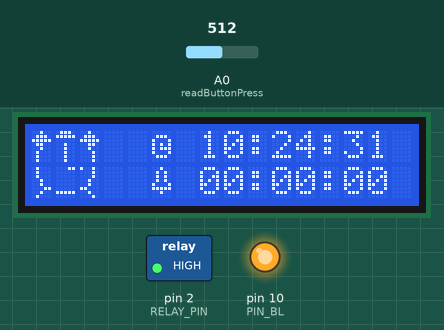
This sketch was run on a simulated Arduino Uno, built with avr-gcc and run on an emulated ATmega328P. On the bench: 16×2 character LCD, switched loads named in the sketch (green lamp = pin HIGH), output pins drawn as LEDs (lit = HIGH). The test bench sets the inputs (shaded band); at power-on: A0 (readButtonPress) = 512. The local clock reads 2024-03-15 10:24:30 at power-on unless the sketch sets it; EEPROM starts erased.

Above: at 1.2 s.
1.3 s: A0 (readButtonPress) set to 589
3.5 s: A0 (readButtonPress) set to 617
At 3.9 s:
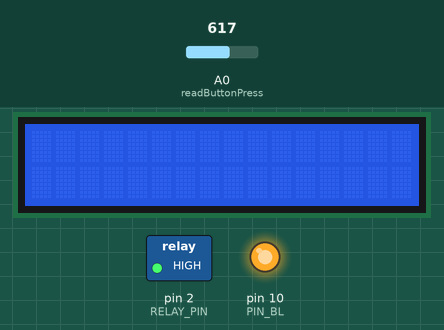
6.1 s: A0 (readButtonPress) set to 590
At 6.7 s:
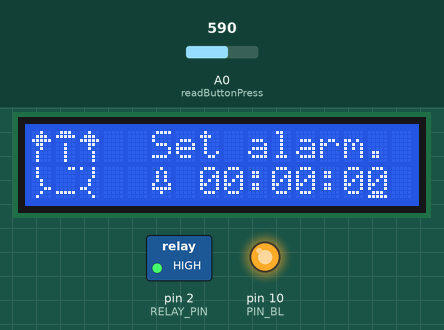
8.3 s: A0 (readButtonPress) set to 610
At 8.8 s:
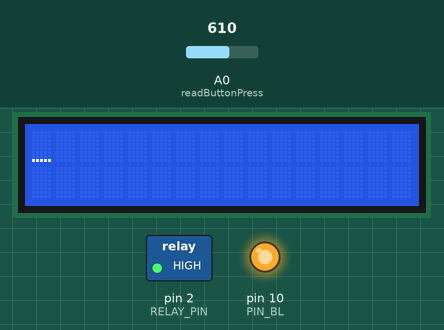
Timing chart, 0 to 11.3 s (numbered marks = the images above; inputs shaded):
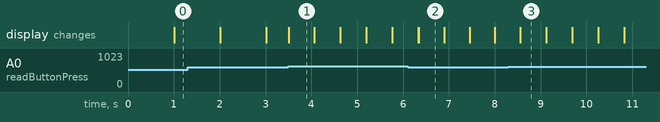

The sketch:

characters.ino
```cpp
byte CLOCK[] = {
  B00000,
  B01110,
  B10001,
  B10101,
  B10111,
  B10001,
  B01110,
  B00000
};

byte BELL[] = {
  B00100,
  B01010,
  B01010,
  B01010,
  B10001,
  B11111,
  B00100,
  B00000
};

byte CLOCK_TOP_LEFT[] = {
  B00100,
  B01110,
  B11111,
  B01100,
  B00100,
  B01000,
  B01000,
  B01000
};

byte CLOCK_TOP_MIDDLE[] = {
  B01110,
  B11111,
  B00000,
  B00100,
  B00100,
  B00100,
  B00100,
  B00100
};

byte CLOCK_TOP_RIGHT[] = {
  B00100,
  B01110,
  B11111,
  B00110,
  B00100,
  B00010,
  B00010,
  B00010
};

byte CLOCK_BOTTOM_LEFT[] = {
  B01000,
  B01000,
  B01000,
  B00100,
  B00100,
  B00011,
  B00100,
  B01000
};

byte CLOCK_BOTTOM_MIDDLE[] = {
  B00011,
  B00000,
  B00000,
  B00000,
  B00000,
  B00000,
  B11111,
  B00000
};

byte CLOCK_BOTTOM_RIGHT[] = {
  B10010,
  B00010,
  B00010,
  B00100,
  B00100,
  B11000,
  B00100,
  B00010
};
```

main.ino
```cpp
#include <DS3231.h>
#include <EEPROM.h>
#include <LiquidCrystal.h>

const int PIN_RS = 8;
const int PIN_EN = 9;

const int PIN_D4 = 4;
const int PIN_D5 = 5;
const int PIN_D6 = 6;
const int PIN_D7 = 7;

const int PIN_BL = 10;  // Backlight pin.

const int RELAY_PIN = 2;

LiquidCrystal lcd(PIN_RS,  PIN_EN,  PIN_D4,  PIN_D5,  PIN_D6,  PIN_D7);

DS3231  rtc(A4, A5);

// Each value (hour, minute and second) are represented by their two digits for easier input.
int alarmTime[6];
int alarmTimeMax[] = {2, 9, 5, 9, 5, 9};  // Max value the digit can reach before wrapping.
int currentDigit = 0;  // Digit the user is currently setting in the menu.

bool alarmHasActivated = false;

// Tracks current menu. 0 is the main menu, 1 is the alarm setting menu.
int menuState = 0;

// Delay in milliseconds after a button press is detected to avoid multiple press detections.
const int RELEASE_TIME = 550;

const unsigned long COOLDOWN = 10 * 1000;  // Time in milliseconds until the LCD shuts off.
unsigned long lastActionMillis = 0;   // Last millis at which the user performed an action.


// Draws the 6 character clock icon at a specified (x, y) position.
void drawClock(int x=0, int y=0) {
    for (int j = 0; j < 2; j++) {
        for (int i = 0; i < 3; i++) {
            lcd.setCursor(x+i, y+j);
            lcd.write(i + (j == 1 ? 3:0));  //If drawing bottom row start at 3, if not, start at 0.
        }
    }
}

// Draws the 1 character clock icon and the current time from the RTC module.
void drawTime(int x=5, int y=0) {
    lcd.setCursor(x, y);
    lcd.write(6);

    lcd.setCursor(x+2, y);
    lcd.print(rtc.getTimeStr());
}

// Draws the 1 character bell icon and the time the alarm is currently set to.
void drawSetAlarm(int x=5, int y=1) {
    lcd.setCursor(x, y+1);
    lcd.write(7);

    lcd.setCursor(x+2, y+1);
    for (int i = 0; i < 6; i++) {
        lcd.print(alarmTime[i]);

        if (i == 1 || i == 3) {
            lcd.print(":");
        }
    }
}

// Draws the main menu including clock icon, current time, and alamt set time.
void drawMenu() {
    drawClock();
    drawTime();
    drawSetAlarm();
}

// Draws menu where you can set the alarm.
void drawAlarmConfiguration(int x=5, int y=0) {
    drawClock();

    lcd.setCursor(x, y);
    lcd.print("Set alarm.");

    drawSetAlarm(x, y+1);

    lcd.setCursor(x+setAlarmDX(), y+1);
}

// Returns the dx  of where the cursor should be depending on the currently selected digit.
int setAlarmDX() {
    int dx = 2 + currentDigit;  // 2 to move from the bell icon to the first digit.
    if      (currentDigit > 3) { dx += 2; }  // Skipping two ":".
    else if (currentDigit > 1) { dx += 1; }  // Skipping one ":".
    return dx;
}

/* Initializes the custom LCD characters.
   0-6 are the clock drawing, while 6 is a clock and 7 is a bell. */
void createCharacters() {
    lcd.createChar(0, CLOCK_TOP_LEFT);
    lcd.createChar(1, CLOCK_TOP_MIDDLE);
    lcd.createChar(2, CLOCK_TOP_RIGHT);
    lcd.createChar(3, CLOCK_BOTTOM_LEFT);
    lcd.createChar(4, CLOCK_BOTTOM_MIDDLE);
    lcd.createChar(5, CLOCK_BOTTOM_RIGHT);
    lcd.createChar(6, CLOCK);
    lcd.createChar(7, BELL);
}

// Returns a character depending on the button pressed on the shield.
char readButtonPress() {
    int read;
    read = analogRead(A0);

    if      (read < 60 ) { return 'r'; }  // Right
    else if (read < 200) { return 'u'; }  // Up
    else if (read < 400) { return 'd'; }  // Down
    else if (read < 600) { return 'l'; }  // Left
    else if (read < 800) { return 's'; }  // Select
    else                 { return ' '; }  // Nothing pressed
}

// Switches to another menu.
void switchToMenu(int newMenu) {
    lcd.clear();
    delay(RELEASE_TIME);

    menuState = newMenu;
    if (menuState == 1) {
        lcd.cursor();
        drawAlarmConfiguration();
    }
    else {
        lcd.noCursor();
        saveAlarmToEEPROM();
    }
}

/* Wraps a value in a given range. That is:
*  - Return the min if the value exceeds the max
*  - Return the max if the value is lower than the min
*/
int wrapValue(int value, int min, int max) {
    if      (value > max) { return min;   }
    else if (value < min) { return max;   }
    else                  { return value; }
}

// Saves the set alarm to the first 6 adresses in EEPROM memory.
void saveAlarmToEEPROM() {
    for (int i = 0; i < 6; i++) {
        EEPROM.write(i, alarmTime[i]);
    }
}

// Loads the values in the first 6 adresses in EEPROM memory to alarmTime[].
void loadAlarmFromEEPROM() {
    for (int i = 0; i < 6; i++) {
        alarmTime[i] = EEPROM.read(i);
    }
}

// Returns true when it is the alarm time and the alarm hasn't activated yet.
bool runAlarm() {
    if (!alarmHasActivated) {
        Time t = rtc.getTime();

        if (t.hour == alarmTime[0] * 10 + alarmTime[1] &&
            t.min  == alarmTime[2] * 10 + alarmTime[3] &&
            t.sec  == alarmTime[4] * 10 + alarmTime[5]) {
            return true;
        }
    }

    return false;
}

// Wakes screen if off and updates the cooldown timer.
void wakeScreen() {
    lastActionMillis = millis();
    digitalWrite(PIN_BL, HIGH);
}

void setup() {
    lcd.begin(16, 2);
    createCharacters();

    pinMode(PIN_BL,  OUTPUT);
    pinMode(RELAY_PIN, OUTPUT);

    digitalWrite(PIN_BL, HIGH);     // Initialize the LCD backlight to ON.
    digitalWrite(RELAY_PIN, HIGH);  // Since the lamp is connected to NO, this turns it off.

    rtc.begin();

    /* Uncomment this line after your first time setting the alarm, or else you'll get
       a random sequences of values depending on whatever you have stored on your EEPROM. */
    // loadAlarmFromEEPROM();

    // The following lines can be uncommented to set the date and time.
    // rtc.setDOW(TUESDAY);        // Set day of week
    // rtc.setTime(22, 44, 30);    // Set the time (24hr format)
    // rtc.setDate(8, 27, 2019);   // Set the date (MM/DD/YYYY)
}

void loop() {
    switch (menuState) {
        case 0:
            drawMenu();

            if (readButtonPress() == 's') {
                wakeScreen();
                switchToMenu(1);
            }

            if (runAlarm()) {
                digitalWrite(RELAY_PIN, LOW);
                alarmHasActivated = true;
            }

            if (millis() > lastActionMillis + COOLDOWN) { digitalWrite(PIN_BL, LOW); }

            break;

        case 1:
            char button = readButtonPress();

            if (button == 's') {
                wakeScreen();
                switchToMenu(0);
            }

            if (button == 'r' || button == 'l' || button == 'u' || button == 'd') {
                if      (button == 'r') { currentDigit = wrapValue(currentDigit + 1, 0, 5); }
                else if (button == 'l') { currentDigit = wrapValue(currentDigit - 1, 0, 5); }
                else if (button == 'u') { alarmTime[currentDigit] = wrapValue(alarmTime[currentDigit] + 1, 0, alarmTimeMax[currentDigit]); }
                else if (button == 'd') { alarmTime[currentDigit] = wrapValue(alarmTime[currentDigit] - 1, 0, alarmTimeMax[currentDigit]); }

                wakeScreen();
                drawAlarmConfiguration();
                delay(RELEASE_TIME);
            }

            if (millis() > lastActionMillis + COOLDOWN) { digitalWrite(PIN_BL, LOW); }
            break;
    }
}
```

Measured:
- the behaviour switches between 599 and 600 on A0 (readButtonPress) (found by bisection; images 0 and 1)
- after the input at 3.5 s, the display: changes at once (image 1)
- after the input at 8.3 s, the display: changes after 0.26 s (image 3)
- what the display in image 1 shows lasts 0.6 s, from 3.5 s to 4.1 s
